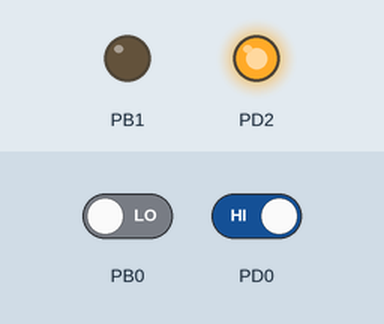
A program run on a simulated ATmega328P, built with avr-gcc and emulated at 16 MHz. Shown: output pins drawn as LEDs (lit = HIGH). Inputs (shaded band) come from the test bench; at power-on: PB0 LOW, PD0 HIGH.

Above: at 1.2 s.
1.3 s: PB0 driven HIGH
At 2.1 s:
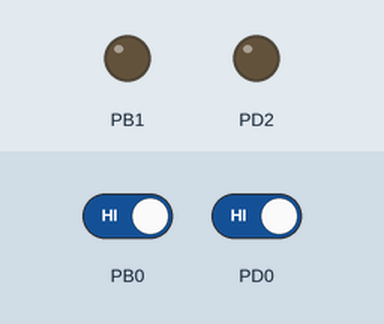
2.8 s: PD0 driven LOW
At 3.2 s:
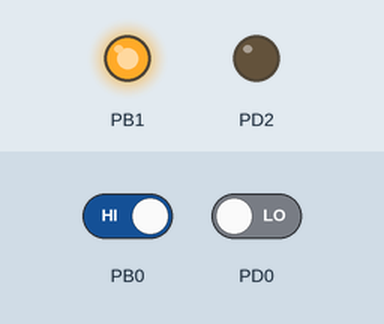
4.3 s: PD0 driven HIGH
At 5.5 s:
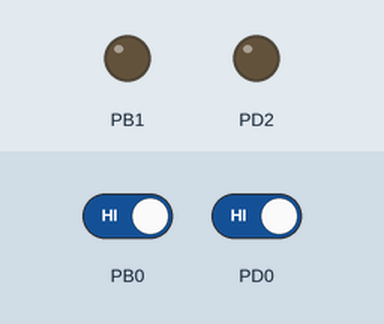
5.8 s: PB0 driven LOW
At 6.7 s:
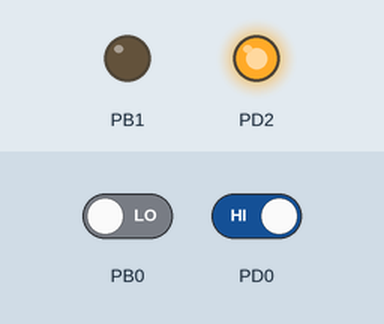
Timing chart, 0 to 8.3 s (numbered marks = the images above; inputs shaded):
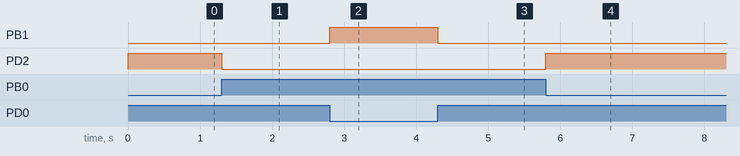

The program:

main.c
```c
/*
 * Switches and Motor.c
 *
 * Created: 04-08-2026 21:00:31
 * Author : roseb
 */
#define F_CPU 16000000UL
#include <avr/io.h>
#include <util/delay.h>

void cw(void);
void ccw(void);
void stp(void);

int main(void)
{
    DDRD&=~(1<<DDD0);   //PD0 as input
	DDRB&=~(1<<DDB0);   //PB0 as input
	DDRD|=(1<<DDD2);   //PD2 as output
	DDRB|=(1<<DDB1);   //PB1 as output
    while (1)
    {
		if( (PINB&(1<<PB0)) && !(PIND&(1<<PD0)) )
		{
			cw();
		}
		else if( !(PINB&(1<<PB0)) && (PIND&(1<<PD0)) )
		{
			ccw();
		}
		else
		{
			stp();
		}
    }
}
void cw()
{
	//When PB1 is 1 and PD2 is 0, then CLOCKWISE
	PORTB|=(1<<PB1);
	PORTD&=~(1<<PD2);

}
void ccw()
{
	//When PB1 is 0 and PD2 is 1, then ANTICLOCKWISE
	PORTB&=~(1<<PB1);
	PORTD|=(1<<PD2);

}
void stp()
{
	//When PB1 is 0 and PD2 is 0, then STOP
	PORTB&=~(1<<PB1);
	PORTD&=~(1<<PD2);

}
```

Measured:
- after the input at 1.3 s, PD2: HIGH → LOW at once
- after the input at 2.8 s, PB1: LOW → HIGH at once
- after the input at 4.3 s, PB1: HIGH → LOW at once
- after the input at 5.8 s, PD2: LOW → HIGH at once
